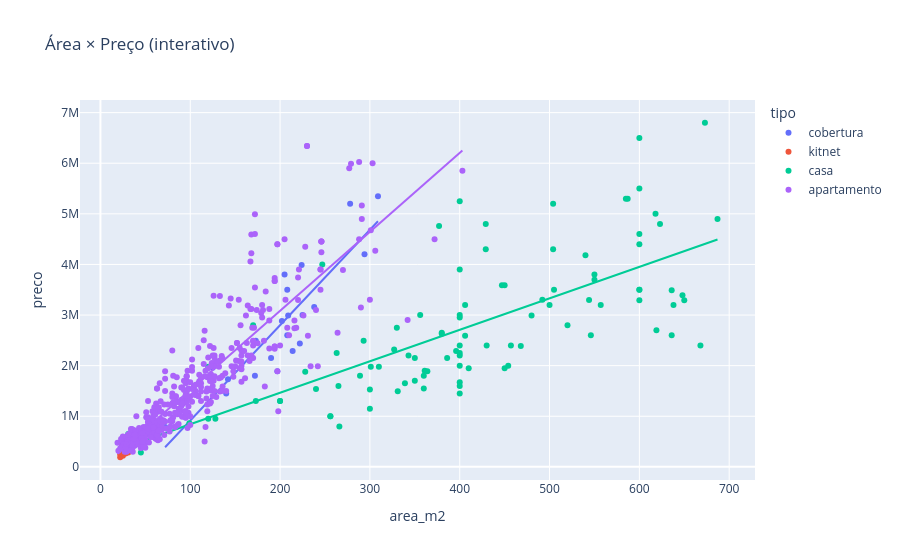

Notebook source saved alongside this figure:
### Code cell
# Versão interativa: passe o mouse nos pontos para ver bairro, quartos e link do anúncio
fig = px.scatter(df, x="area_m2", y="preco", color="tipo", trendline="ols",
                 hover_data=["bairro", "quartos", "banheiros", "vagas", "url"],
                 title="Área × Preço (interativo)")
fig.write_html("figs/scatter_interativo.html")
fig.show()

### Figure 1 — Plotly figure (JSON) as saved in the notebook; plotly's stock layout.template omitted (floating-point values rounded to 4 significant figures; data arrays with more than 128 entries replaced by an {"elided": "..."} marker saying what was removed)
{"data": [{"customdata": [["Asa Sul", 2.0, 2.0, 1.0, "https://www.vivareal.com.br/imovel/cobertura-2-quartos-asa-sul-bairros-brasilia-com-garagem-125m2-venda-RS1959000-id-2821599338/?source=ranking%2Cunknown"], ["Asa Norte", 2.0, 3.0, 2.0, "https://www.vivareal.com.br/imovel/cobertura-2-quartos-asa-norte-bairros-brasilia-com-garagem-142m2-venda-RS1730000-id-2875614401/?source=ranking%2Cunknown"], ["Asa Norte", 2.0, 3.0, 2.0, "https://www.vivareal.com.br/imovel/cobertura-2-quartos-asa-norte-bairros-brasilia-com-garagem-140m2-venda-RS1450000-id-2907704885/?source=ranking%2Cunknown"], ["Asa Norte", 3.0, 6.0, 4.0, "https://www.vivareal.com.br/imovel/cobertura-3-quartos-asa-norte-bairros-brasilia-com-garagem-278m2-venda-RS5197000-id-2831993613/?source=ranking%2Cunknown"], ["Asa Norte", 3.0, 4.0, 2.0, "https://www.vivareal.com.br/imovel/cobertura-3-quartos-asa-norte-bairros-brasilia-com-garagem-222m2-venda-RS2440000-id-2868549897/?source=ranking%2Cunknown"], ["Asa Norte", 3.0, 5.0, 3.0, "https://www.vivareal.com.br/imovel/cobertura-3-quartos-asa-norte-bairros-brasilia-com-garagem-205m2-venda-RS3799000-id-2806424316/?source=ranking%2Cunknown"], ["Asa Norte", 2.0, 3.0, 1.0, "https://www.vivareal.com.br/imovel/cobertura-2-quartos-asa-norte-bairros-brasilia-com-garagem-190m2-venda-RS2150000-id-2842016815/?source=ranking%2Cunknown"], ["Asa Norte", 2.0, 4.0, 1.0, "https://www.vivareal.com.br/imovel/cobertura-2-quartos-asa-norte-bairros-brasilia-com-garagem-197m2-venda-RS1890000-id-2847288251/?source=ranking%2Cunknown"], ["Asa Norte", 1.0, 1.0, 1.0, "https://www.vivareal.com.br/imovel/apartamento-1-quartos-asa-norte-bairros-brasilia-com-garagem-72m2-venda-RS790000-id-2913452916/?source=ranking%2Cunknown"], ["Asa Norte", 4.0, 4.0, 2.0, "https://www.vivareal.com.br/imovel/cobertura-4-quartos-asa-norte-bairros-brasilia-com-garagem-238m2-venda-RS3160000-id-2868549896/?source=ranking%2Cunknown"], ["Asa Norte", 4.0, 4.0, 2.0, "https://www.vivareal.com.br/imovel/cobertura-4-quartos-asa-norte-bairros-brasilia-com-garagem-209m2-venda-RS2990000-id-2907968715/?source=ranking%2Cunknown"], ["Noroeste", 4.0, 7.0, 4.0, "https://www.vivareal.com.br/imovel/cobertura-4-quartos-setor-noroeste-bairros-brasilia-com-garagem-294m2-venda-RS4200000-id-2913848922/?source=ranking%2Cunknown"], ["Noroeste", 4.0, 6.0, 4.0, null], ["Noroeste", 2.0, 3.0, 3.0, "https://www.vivareal.com.br/imovel/cobertura-2-quartos-setor-noroeste-bairros-brasilia-com-garagem-172m2-venda-RS1799000-id-2866362264/?source=ranking%2Cunknown"], ["Noroeste", 3.0, 3.0, 2.0, "https://www.vivareal.com.br/imovel/cobertura-3-quartos-setor-noroeste-bairros-brasilia-com-garagem-214m2-venda-RS2290000-id-2891689695/?source=ranking%2Cunknown"], ["Noroeste", 2.0, 3.0, 2.0, "https://www.vivareal.com.br/imovel/cobertura-2-quartos-setor-noroeste-bairros-brasilia-com-garagem-202m2-venda-RS2880000-id-2864020194/?source=ranking%2Cunknown"], ["Noroeste", 3.0, 4.0, 4.0, "https://www.vivareal.com.br/imovel/cobertura-3-quartos-setor-noroeste-bairros-brasilia-com-garagem-224m2-venda-RS3990000-id-2910809216/?source=ranking%2Cunknown"], ["Noroeste", 3.0, 4.0, 3.0, "https://www.vivareal.com.br/imovel/cobertura-3-quartos-setor-noroeste-bairros-brasilia-com-garagem-225m2-venda-RS2999990-id-2905233722/?source=ranking%2Cunknown"], ["Noroeste", 2.0, 4.0, 2.0, "https://www.vivareal.com.br/imovel/cobertura-2-quartos-setor-noroeste-bairros-brasilia-com-garagem-173m2-venda-RS2490000-id-2914176749/?source=ranking%2Cunknown"], ["Sudoeste", 3.0, 4.0, 3.0, "https://www.vivareal.com.br/imovel/cobertura-3-quartos-setor-sudoeste-bairros-brasilia-com-garagem-208m2-venda-RS3500000-id-2905787321/?source=ranking%2Cunknown"], ["Sudoeste", 3.0, 4.0, 1.0, "https://www.vivareal.com.br/imovel/cobertura-3-quartos-setor-sudoeste-bairros-brasilia-com-garagem-208m2-venda-RS2600000-id-2908246373/?source=ranking%2Cunknown"]], "hovertemplate": "tipo=cobertura<br>area_m2=%{x}<br>preco=%{y}<br>bairro=%{customdata[0]}<br>quartos=%{customdata[1]}<br>banheiros=%{customdata[2]}<br>vagas=%{customdata[3]}<br>url=%{customdata[4]}<extra></extra>", "legendgroup": "cobertura", "marker": {"color": "#636efa", "symbol": "circle"}, "mode": "markers", "name": "cobertura", "orientation": "v", "showlegend": true, "type": "scatter", "x": [125.0, 142.0, 140.0, 278.0, 222.0, 205.0, 190.0, 197.0, 72.0, 238.0, 209.0, 294.0, 309.0, 172.0, 214.0, 202.0, 224.0, 225.0, 173.0, 208.0, 208.0], "xaxis": "x", "y": [1959000.0, 1730000.0, 1450000.0, 5197000.0, 2440000.0, 3799000.0, 2150000.0, 1890000.0, 790000.0, 3160000.0, 2990000.0, 4200000.0, 5350000.0, 1799000.0, 2290000.0, 2880000.0, 3990000.0, 3000000.0, 2490000.0, 3500000.0, 2600000.0], "yaxis": "y"}, {"hovertemplate": "<b>OLS trendline</b><br>preco = 18843.4 * area_m2 + -970186<br>R<sup>2</sup>=0.777733<br><br>tipo=cobertura<br>area_m2=%{x}<br>preco=%{y} <b>(trend)</b><extra></extra>", "legendgroup": "cobertura", "marker": {"color": "#636efa", "symbol": "circle"}, "mode": "lines", "name": "cobertura", "showlegend": false, "type": "scatter", "x": [72.0, 125.0, 140.0, 142.0, 172.0, 173.0, 190.0, 197.0, 202.0, 205.0, 208.0, 208.0, 209.0, 214.0, 222.0, 224.0, 225.0, 238.0, 278.0, 294.0, 309.0], "xaxis": "x", "y": [386500.0, 1385000.0, 1668000.0, 1706000.0, 2271000.0, 2290000.0, 2610000.0, 2742000.0, 2836000.0, 2893000.0, 2949000.0, 2949000.0, 2968000.0, 3062000.0, 3213000.0, 3251000.0, 3270000.0, 3515000.0, 4268000.0, 4570000.0, 4852000.0], "yaxis": "y"}, {"customdata": {"elided": "47x5 mixed values"}, "hovertemplate": "tipo=kitnet<br>area_m2=%{x}<br>preco=%{y}<br>bairro=%{customdata[0]}<br>quartos=%{customdata[1]}<br>banheiros=%{customdata[2]}<br>vagas=%{customdata[3]}<br>url=%{customdata[4]}<extra></extra>", "legendgroup": "kitnet", "marker": {"color": "#EF553B", "symbol": "circle"}, "mode": "markers", "name": "kitnet", "orientation": "v", "showlegend": true, "type": "scatter", "x": [27.0, 25.0, 27.0, 26.0, 44.0, 25.0, 31.0, 26.0, 23.0, 35.0, 28.0, 22.0, 23.0, 26.0, 29.0, 25.0, 25.0, 27.0, 30.0, 28.0, 28.0, 28.0, 30.0, 28.0, 25.0, 32.0, 29.0, 30.0, 24.0, 24.0, 24.0, 32.0, 26.0, 27.0, 25.0, 35.0, 27.0, 26.0, 27.0, 25.0, 26.0, 22.0, 25.0, 33.0, 32.0, 28.0, 28.0], "xaxis": "x", "y": [360000.0, 345000.0, 410000.0, 390000.0, 699000.0, 300000.0, 285000.0, 330000.0, 225000.0, 320000.0, 335200.0, 250000.0, 330000.0, 365000.0, 370000.0, 299000.0, 290000.0, 370000.0, 450000.0, 330000.0, 390000.0, 329000.0, 450000.0, 265000.0, 297000.0, 439000.0, 310000.0, 320000.0, 379000.0, 473000.0, 400000.0, 395000.0, 425000.0, 370000.0, 489000.0, 485000.0, 449000.0, 439000.0, 410000.0, 405000.0, 449000.0, 190000.0, 222000.0, 420000.0, 345000.0, 345000.0, 390000.0], "yaxis": "y"}, {"hovertemplate": "<b>OLS trendline</b><br>preco = 12193 * area_m2 + 32059.2<br>R<sup>2</sup>=0.311164<br><br>tipo=kitnet<br>area_m2=%{x}<br>preco=%{y} <b>(trend)</b><extra></extra>", "legendgroup": "kitnet", "marker": {"color": "#EF553B", "symbol": "circle"}, "mode": "lines", "name": "kitnet", "showlegend": false, "type": "scatter", "x": [22.0, 22.0, 23.0, 23.0, 24.0, 24.0, 24.0, 25.0, 25.0, 25.0, 25.0, 25.0, 25.0, 25.0, 25.0, 26.0, 26.0, 26.0, 26.0, 26.0, 26.0, 27.0, 27.0, 27.0, 27.0, 27.0, 27.0, 28.0, 28.0, 28.0, 28.0, 28.0, 28.0, 28.0, 29.0, 29.0, 30.0, 30.0, 30.0, 31.0, 32.0, 32.0, 32.0, 33.0, 35.0, 35.0, 44.0], "xaxis": "x", "y": [300300.0, 300300.0, 312500.0, 312500.0, 324700.0, 324700.0, 324700.0, 336900.0, 336900.0, 336900.0, 336900.0, 336900.0, 336900.0, 336900.0, 336900.0, 349100.0, 349100.0, 349100.0, 349100.0, 349100.0, 349100.0, 361300.0, 361300.0, 361300.0, 361300.0, 361300.0, 361300.0, 373500.0, 373500.0, 373500.0, 373500.0, 373500.0, 373500.0, 373500.0, 385700.0, 385700.0, 397800.0, 397800.0, 397800.0, 410000.0, 422200.0, 422200.0, 422200.0, 434400.0, 458800.0, 458800.0, 568500.0], "yaxis": "y"}, {"customdata": {"elided": "99x5 mixed values"}, "hovertemplate": "tipo=casa<br>area_m2=%{x}<br>preco=%{y}<br>bairro=%{customdata[0]}<br>quartos=%{customdata[1]}<br>banheiros=%{customdata[2]}<br>vagas=%{customdata[3]}<br>url=%{customdata[4]}<extra></extra>", "legendgroup": "casa", "marker": {"color": "#00cc96", "symbol": "circle"}, "mode": "markers", "name": "casa", "orientation": "v", "showlegend": true, "type": "scatter", "x": [330.0, 339.0, 327.0, 410.0, 173.0, 120.0, 520.0, 170.0, 310.0, 265.0, 30.0, 256.0, 120.0, 360.0, 128.0, 361.0, 30.0, 256.0, 200.0, 454.0, 350.0, 247.0, 301.0, 99.0, 240.0, 289.0, 350.0, 400.0, 31.0, 380.0, 380.0, 200.0, 400.0, 45.0, 300.0, 293.0, 650.0, 360.0, 450.0, 648.0, 638.0, 550.0, 450.0, 263.0, 356.0, 600.0, 600.0, 400.0, 673.0, 600.0, 636.0, 429.0, 623.0, 429.0, 400.0, 480.0, 600.0, 331.0, 266.0, 300.0, 406.0, 343.0, 430.0, 406.0, 636.0, 557.0, 228.0, 400.0, 447.0, 400.0, 377.0, 600.0, 550.0, 546.0, 540.0, 668.0, 400.0, 600.0, 386.0, 619.0, 364.0, 400.0, 400.0, 396.0, 457.0, 504.0, 400.0, 618.0, 504.0, 587.0, 500.0, 687.0, 400.0, 492.0, 544.0, 468.0, 585.0, 505.0, 600.0], "xaxis": "x", "y": [2750000.0, 1650000.0, 2320000.0, 1950000.0, 1300000.0, 950000.0, 2800000.0, 2800000.0, 1980000.0, 1600000.0, 495000.0, 1000000.0, 1980000.0, 1800000.0, 950000.0, 1900000.0, 460000.0, 1000000.0, 1300000.0, 2000000.0, 1700000.0, 4000000.0, 1980000.0, 860000.0, 1540000.0, 1799000.0, 2150000.0, 1670000.0, 650000.0, 2650000.0, 2630000.0, 1300000.0, 1450000.0, 286000.0, 1150000.0, 2490000.0, 3290000.0, 1550000.0, 3590000.0, 3390000.0, 3200000.0, 3700000.0, 1950000.0, 2250000.0, 3000000.0, 3290000.0, 4600000.0, 2200000.0, 6800000.0, 4400000.0, 3490000.0, 4800000.0, 4800000.0, 4300000.0, 5250000.0, 2990000.0, 5500000.0, 1495000.0, 799000.0, 1530000.0, 3200000.0, 2200000.0, 2398000.0, 2590000.0, 2600000.0, 3200000.0, 1880000.0, 2950000.0, 3590000.0, 1600000.0, 4759000.0, 3500000.0, 3800000.0, 2600000.0, 4180000.0, 2398000.0, 2000000.0, 3500000.0, 2150000.0, 2700000.0, 1890000.0, 3900000.0, 2400000.0, 2290000.0, 2400000.0, 4300000.0, 3000000.0, 5000000.0, 5200000.0, 5300000.0, 3200000.0, 4900000.0, 2250000.0, 3300000.0, 3295000.0, 2390000.0, 5300000.0, 3500000.0, 6500000.0], "yaxis": "y"}, {"hovertemplate": "<b>OLS trendline</b><br>preco = 6220.2 * area_m2 + 220684<br>R<sup>2</sup>=0.535765<br><br>tipo=casa<br>area_m2=%{x}<br>preco=%{y} <b>(trend)</b><extra></extra>", "legendgroup": "casa", "marker": {"color": "#00cc96", "symbol": "circle"}, "mode": "lines", "name": "casa", "showlegend": false, "type": "scatter", "x": [30.0, 30.0, 31.0, 45.0, 99.0, 120.0, 120.0, 128.0, 170.0, 173.0, 200.0, 200.0, 228.0, 240.0, 247.0, 256.0, 256.0, 263.0, 265.0, 266.0, 289.0, 293.0, 300.0, 300.0, 301.0, 310.0, 327.0, 330.0, 331.0, 339.0, 343.0, 350.0, 350.0, 356.0, 360.0, 360.0, 361.0, 364.0, 377.0, 380.0, 380.0, 386.0, 396.0, 400.0, 400.0, 400.0, 400.0, 400.0, 400.0, 400.0, 400.0, 400.0, 400.0, 400.0, 406.0, 406.0, 410.0, 429.0, 429.0, 430.0, 447.0, 450.0, 450.0, 454.0, 457.0, 468.0, 480.0, 492.0, 500.0, 504.0, 504.0, 505.0, 520.0, 540.0, 544.0, 546.0, 550.0, 550.0, 557.0, 585.0, 587.0, 600.0, 600.0, 600.0, 600.0, 600.0, 600.0, 600.0, 618.0, 619.0, 623.0, 636.0, 636.0, 638.0, 648.0, 650.0, 668.0, 673.0, 687.0], "xaxis": "x", "y": [407300.0, 407300.0, 413500.0, 500600.0, 836500.0, 967100.0, 967100.0, 1017000.0, 1278000.0, 1297000.0, 1465000.0, 1465000.0, 1639000.0, 1714000.0, 1757000.0, 1813000.0, 1813000.0, 1857000.0, 1869000.0, 1875000.0, 2018000.0, 2043000.0, 2087000.0, 2087000.0, 2093000.0, 2149000.0, 2255000.0, 2273000.0, 2280000.0, 2329000.0, 2354000.0, 2398000.0, 2398000.0, 2435000.0, 2460000.0, 2460000.0, 2466000.0, 2485000.0, 2566000.0, 2584000.0, 2584000.0, 2622000.0, 2684000.0, 2709000.0, 2709000.0, 2709000.0, 2709000.0, 2709000.0, 2709000.0, 2709000.0, 2709000.0, 2709000.0, 2709000.0, 2709000.0, 2746000.0, 2746000.0, 2771000.0, 2889000.0, 2889000.0, 2895000.0, 3001000.0, 3020000.0, 3020000.0, 3045000.0, 3063000.0, 3132000.0, 3206000.0, 3281000.0, 3331000.0, 3356000.0, 3356000.0, 3362000.0, 3455000.0, 3580000.0, 3604000.0, 3617000.0, 3642000.0, 3642000.0, 3685000.0, 3860000.0, 3872000.0, 3953000.0, 3953000.0, 3953000.0, 3953000.0, 3953000.0, 3953000.0, 3953000.0, 4065000.0, 4071000.0, 4096000.0, 4177000.0, 4177000.0, 4189000.0, 4251000.0, 4264000.0, 4376000.0, 4407000.0, 4494000.0], "yaxis": "y"}, {"customdata": {"elided": "475x5 mixed values"}, "hovertemplate": "tipo=apartamento<br>area_m2=%{x}<br>preco=%{y}<br>bairro=%{customdata[0]}<br>quartos=%{customdata[1]}<br>banheiros=%{customdata[2]}<br>vagas=%{customdata[3]}<br>url=%{customdata[4]}<extra></extra>", "legendgroup": "apartamento", "marker": {"color": "#ab63fa", "symbol": "circle"}, "mode": "markers", "name": "apartamento", "orientation": "v", "showlegend": true, "type": "scatter", "x": {"elided": "475 float values"}, "xaxis": "x", "y": {"elided": "475 float values"}, "yaxis": "y"}, {"hovertemplate": "<b>OLS trendline</b><br>preco = 15615.1 * area_m2 + -39437.9<br>R<sup>2</sup>=0.810232<br><br>tipo=apartamento<br>area_m2=%{x}<br>preco=%{y} <b>(trend)</b><extra></extra>", "legendgroup": "apartamento", "marker": {"color": "#ab63fa", "symbol": "circle"}, "mode": "lines", "name": "apartamento", "showlegend": false, "type": "scatter", "x": {"elided": "475 float values"}, "xaxis": "x", "y": {"elided": "475 float values"}, "yaxis": "y"}], "layout": {"legend": {"title": {"text": "tipo"}, "tracegroupgap": 0}, "title": {"text": "Área × Preço (interativo)"}, "xaxis": {"anchor": "y", "domain": [0.0, 1.0], "title": {"text": "area_m2"}}, "yaxis": {"anchor": "x", "domain": [0.0, 1.0], "title": {"text": "preco"}}}}
